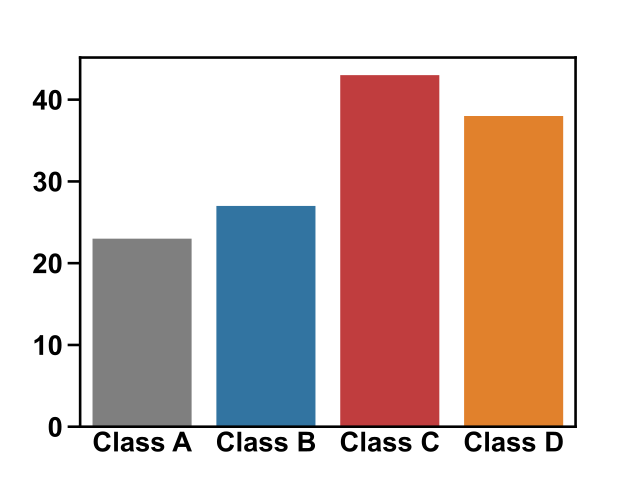

Recreate this plot in Python.
import matplotlib.pyplot as plt
import seaborn as sns
import aaanalysis as aa
colors = aa.plot_get_cmap(name="CAT", n_colors=4)
data = {'Classes': ['Class A', 'Class B', 'Class C', "Class D"], 'Values': [23, 27, 43, 38]}
aa.plot_settings(no_ticks_x=True, font_scale=1.2)
sns.barplot(x='Classes', y='Values', data=data, palette=colors)
plt.show()
